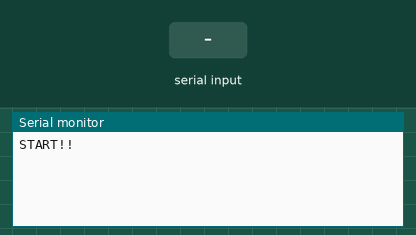
Simulated run of this sketch. Board: Arduino Uno, built with avr-gcc and run on an emulated ATmega328P. Parts: the last lines printed to the serial monitor. The test bench sets the inputs (shaded band).

Above: at 1.2 s.
1.3 s: byte 1 (1) received over Serial
At 2.5 s:
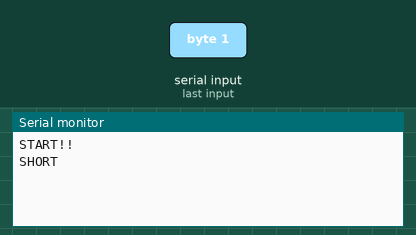
2.8 s: byte 2 (2) received over Serial
At 4.0 s:
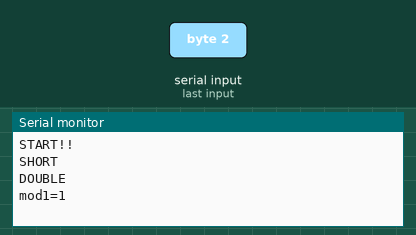
4.3 s: byte 3 (3) received over Serial
At 5.0 s:
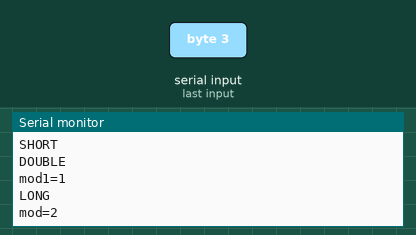

The sketch:

mode_test.ino
```cpp
uint8_t mod=1 , mod1=0 , mod2=0 , mod3=0 , mod4=0;
uint8_t inp=0; //作為輸入儲存器 1短 2連擊 3長按
  void setup() {
  Serial.begin(9600);
  Serial.println("START!!");
  }
  void loop() {
    if (Serial.available()){ //跟他講說要手動輸入
    inp = Serial.read();
    switch(inp){
      case 1: Serial.println("SHORT");break;
      case 2: Serial.println("DOUBLE");
              if(mod==1){
                mod1+=1;
                if(mod1>3){ mod1=1; }
                Serial.print("mod1=");
                Serial.println(mod1); }
              if(mod==2){
                mod2+=1;
                if(mod2>2){mod2=1;  }
                Serial.print("mod2=");
                Serial.println(mod2);}
              if(mod==3){
                mod3+=1;
                if(mod3>1){mod3=1;  }
                Serial.print("mod3=");
                Serial.println(mod3);}
              if(mod==4){
                mod4+=1;
                if(mod4>3){mod4=1;  }
                Serial.print("mod4=");
                Serial.println(mod4);}
              break;

      case 3: Serial.println("LONG");
              mod +=1 ;
              mod1=0;
              mod2=0;
              mod3=0;
              mod4=0; //當用LONG切換母模式，將所有子模式歸零
              if(mod>4){mod=1;}
              Serial.print("mod=");
              Serial.println(mod);
              break;
    }
    }


  }
```

Measured:
- after the input at 1.3 s, the serial monitor: prints a new line at once (image 1)
- after the input at 2.8 s, the serial monitor: prints a new line at once (image 2)
- after the input at 4.3 s, the serial monitor: prints a new line at once (image 3)
